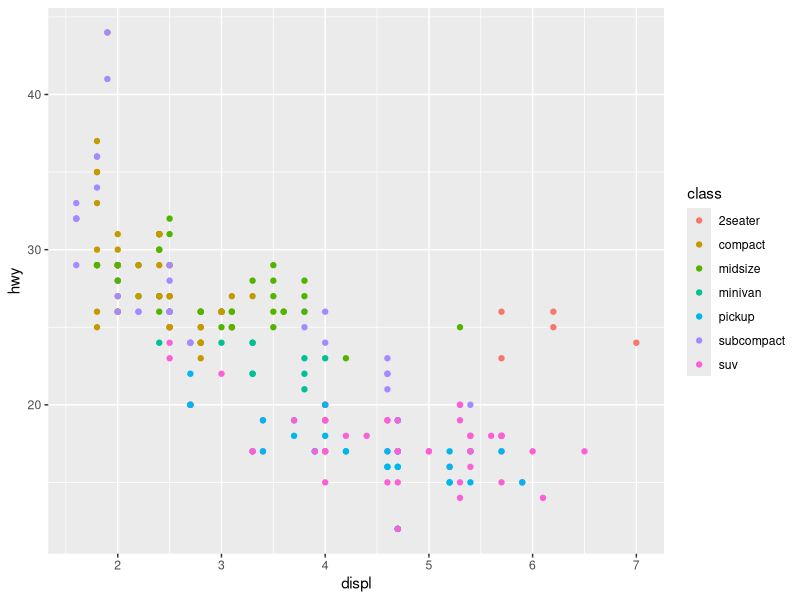
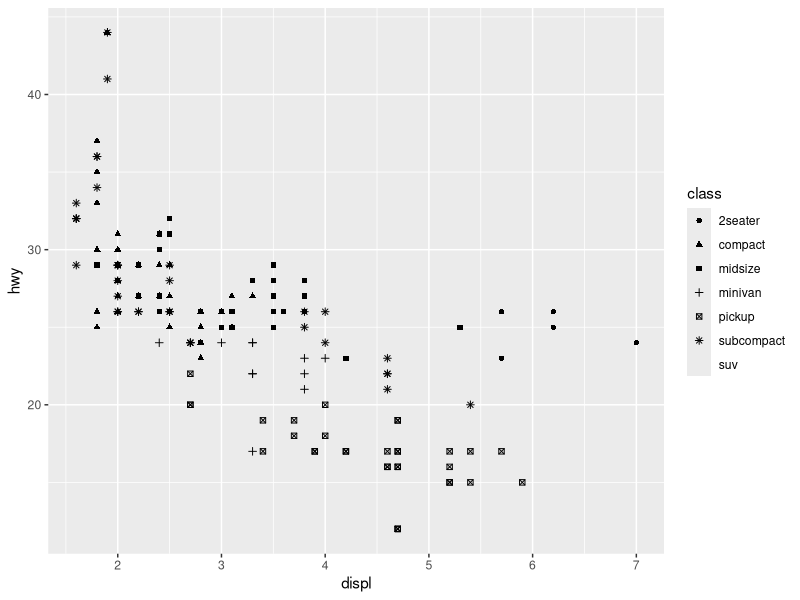
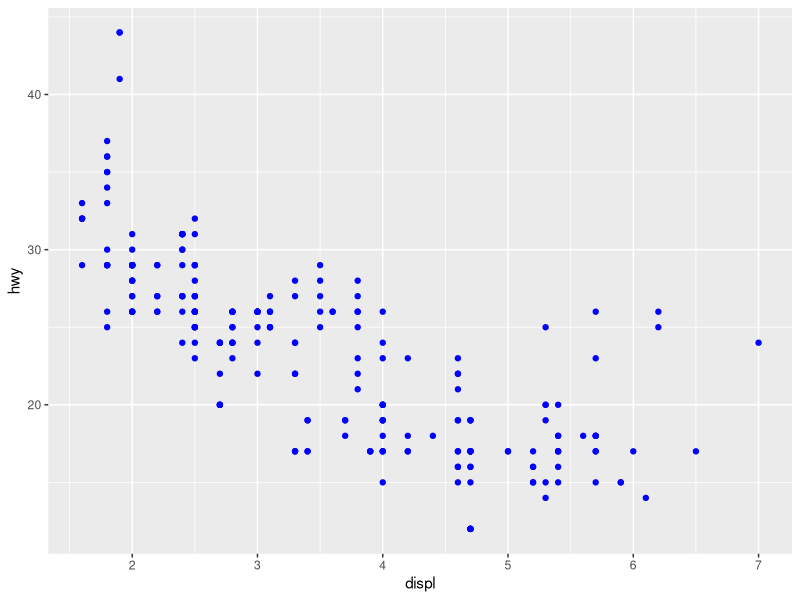
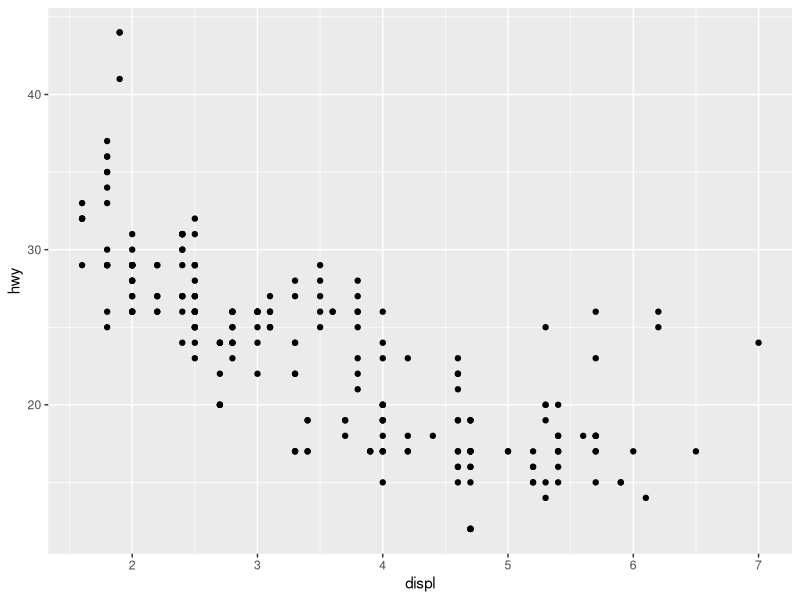
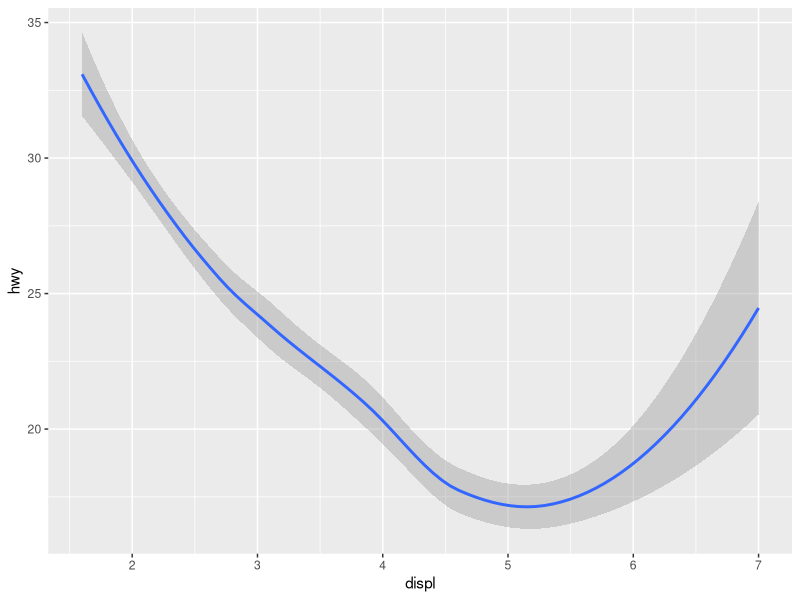
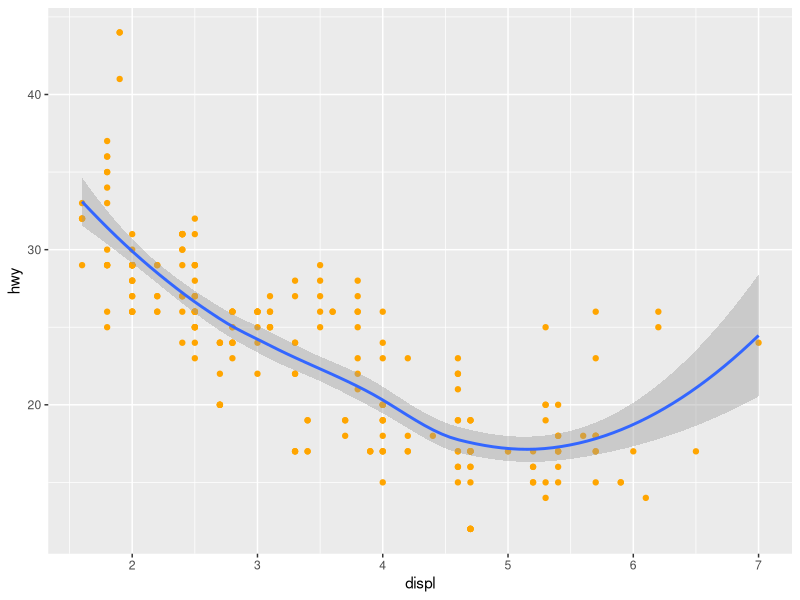
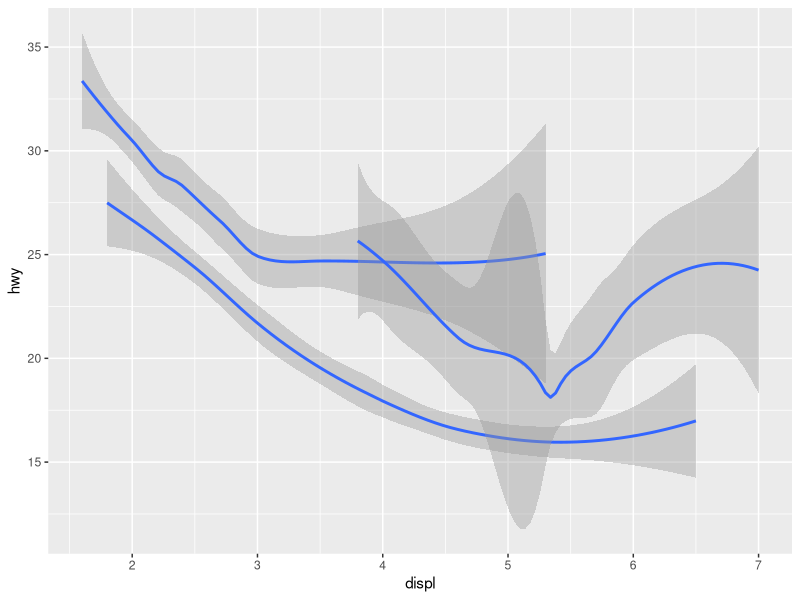
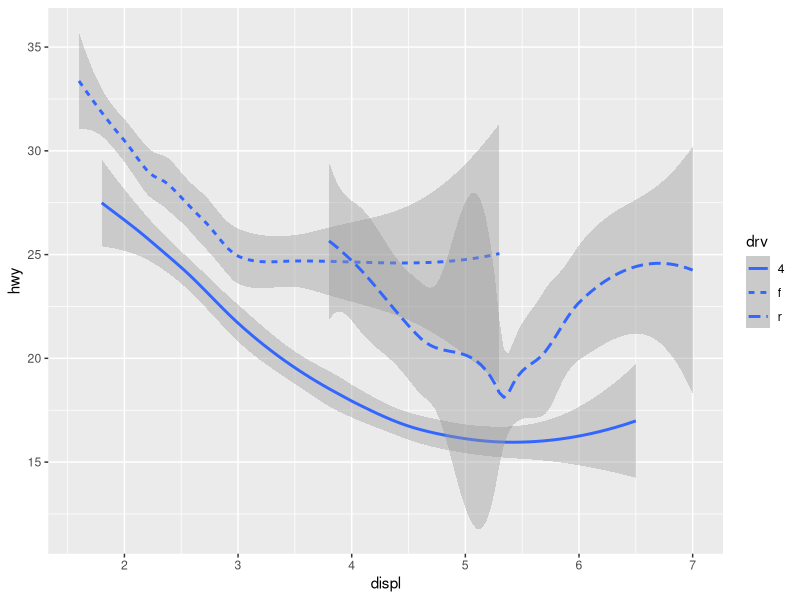

The R script that drew these images, in order:
## ---- chunk 1
knitr::opts_chunk$set(echo = TRUE)
library(tidyverse)
library(ggridges)
## ---- chunk 2
mpg
## ---- chunk 3
ggplot(mpg,
       aes(x = displ, y = hwy, color = class)) +
  geom_point()
## ---- chunk 4
ggplot(mpg,
       aes(x = displ, y = hwy, shape = class)) +
  geom_point()
## ---- chunk 5
ggplot(mpg,
       aes(displ, hwy)) +
  geom_point(color = "blue")
## ---- chunk 6
ggplot(mpg,
       aes(displ, hwy)) +
  geom_point()

ggplot(mpg,
       aes(displ, hwy)) +
  geom_smooth()

ggplot(mpg,
       aes(displ, hwy)) +
  geom_point(color = "orange") +
  geom_smooth()
## ---- chunk 7
ggplot(mpg,
       aes(displ, hwy, shape = drv)) +
  geom_smooth()

ggplot(mpg,
       aes(displ, hwy, linetype = drv)) +
  geom_smooth()
## ---- chunk 8
ggplot(mpg,
       aes(displ, hwy, color = drv)) +
  geom_point() +
  geom_smooth()
## ---- chunk 9
ggplot(mpg,
       aes(displ, hwy)) +
  geom_smooth()

ggplot(mpg,
       aes(displ, hwy)) +
  geom_smooth(aes(group = drv))

ggplot(mpg,
       aes(displ, hwy)) +
  geom_smooth(aes(color = drv), show.legend = FALSE)
## ---- chunk 10
ggplot(mpg,
       aes(displ, hwy)) +
  geom_point(aes(color = class)) +
  geom_smooth()
## ---- chunk 11
ggplot(mpg,
       aes(displ, hwy)) +
  geom_point() +
  geom_point(
    data = mpg|>
      filter(class == "2seater"),
    color = "red"
  ) +
  geom_point(
    data = mpg|>
      filter(class == "2seater"),
    shape = "circle open", size = 3, color = "red"
  )
## ---- chunk 12
ggplot(mpg,
       aes(hwy)) +
  geom_histogram(binwidth = 2)

ggplot(mpg,
       aes(hwy)) +
  geom_density()

ggplot(mpg,
       aes(hwy)) +
  geom_boxplot()
## ---- chunk 13
ggplot(mpg,
       aes(x = hwy, y = drv, fill = drv, color = drv)) +
  geom_density_ridges(alpha = 0.3, show.legend = FALSE)
## ---- chunk 14
ggplot(mpg,
       aes(x = displ, y = hwy)) +
  geom_point() +
  facet_wrap(~cyl)
## ---- chunk 15
ggplot(mpg,
       aes(x = displ, y = hwy)) +
  geom_point() +
  facet_grid(drv~cyl)
## ---- chunk 16
ggplot(mpg,
       aes(x = displ, y = hwy)) +
  geom_point() +
  facet_grid(drv~cyl, scales = "free")
## ---- chunk 17
ggplot(mpg,
       aes(x = displ, y = hwy)) +
  geom_point() +
  facet_grid(drv ~ .)

ggplot(mpg,
       aes(x = displ, y = hwy)) +
  geom_point() +
  facet_grid(. ~ cyl)
## ---- chunk 18
ggplot(diamonds,
       aes(cut)) +
  geom_bar()
## ---- chunk 19
ggplot(diamonds,
       aes(x = cut, y = after_stat(prop), group = 1)) +
  geom_bar()
## ---- chunk 20
ggplot(diamonds) +
  stat_summary(
    aes(x = cut, y = depth),
    fun.min = min,
    fun.max = max,
    fun = median
  )
## ---- chunk 21
ggplot(diamonds,
       aes(x = cut, y = after_stat(prop), group = 1)) +
  geom_bar()

ggplot(diamonds,
       aes(x = cut, y = after_stat(prop), fill = color)) +
  geom_bar()
## ---- chunk 22
ggplot(diamonds,
       aes(x = cut, fill = cut)) +
  geom_bar()

ggplot(diamonds,
       aes(x = cut, fill = clarity)) +
  geom_bar()
## ---- chunk 23
ggplot(diamonds,
       aes(x = cut, fill = clarity)) +
  geom_bar(position = "fill")

ggplot(diamonds,
       aes(x = cut, fill = clarity)) +
  geom_bar(position = "dodge")
## ---- chunk 24
ggplot(mpg,
       aes(x = displ, y = hwy)) +
  geom_point(position = "jitter")

ggplot(mpg,
       aes(x = displ, y = hwy)) +
  geom_jitter()
## ---- chunk 25
nz <- map_data("nz")

ggplot(nz, aes(x = long, y = lat, group = group)) +
  geom_polygon(fill = "lightgreen", color = "black")

ggplot(nz, aes(x = long, y = lat, group = group)) +
  geom_polygon(fill = "lightgreen", color = "black") +
  coord_quickmap()
## ---- chunk 26
bar <- ggplot(data = diamonds) +
  geom_bar(
    mapping = aes(x = cut, fill = cut),
    show.legend = FALSE,
    width = 1
  ) +
  theme(aspect.ratio = 1) +
  labs(x = NULL, y = NULL)

bar + coord_flip()
bar + coord_polar()
## ---- chunk 27
ggplot(mpg,
       aes(x = cty, y = hwy)) +
  geom_point() +
  geom_abline() +
  coord_fixed() +
  theme(aspect.ratio = 1)
